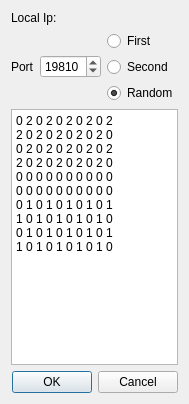
<?xml version="1.0" encoding="UTF-8"?>
<ui version="4.0">
 <class>ServerDialog</class>
 <widget class="QDialog" name="ServerDialog">
  <property name="geometry">
   <rect>
    <x>0</x>
    <y>0</y>
    <width>184</width>
    <height>404</height>
   </rect>
  </property>
  <property name="windowTitle">
   <string>Launch Server</string>
  </property>
  <layout class="QVBoxLayout" name="verticalLayout">
   <item>
    <widget class="QLabel" name="localIp">
     <property name="text">
      <string>Local Ip:</string>
     </property>
    </widget>
   </item>
   <item>
    <layout class="QHBoxLayout" name="horizontalLayout">
     <item>
      <widget class="QLabel" name="label">
       <property name="text">
        <string>Port</string>
       </property>
      </widget>
     </item>
     <item>
      <widget class="QSpinBox" name="boxPort">
       <property name="minimum">
        <number>1</number>
       </property>
       <property name="maximum">
        <number>65535</number>
       </property>
       <property name="value">
        <number>19810</number>
       </property>
      </widget>
     </item>
     <item>
      <layout class="QVBoxLayout" name="verticalLayout_2">
       <item>
        <widget class="QRadioButton" name="first">
         <property name="text">
          <string>First</string>
         </property>
        </widget>
       </item>
       <item>
        <widget class="QRadioButton" name="second">
         <property name="text">
          <string>Second</string>
         </property>
        </widget>
       </item>
       <item>
        <widget class="QRadioButton" name="random">
         <property name="text">
          <string>Random</string>
         </property>
         <property name="checked">
          <bool>true</bool>
         </property>
        </widget>
       </item>
      </layout>
     </item>
    </layout>
   </item>
   <item>
    <widget class="QPlainTextEdit" name="board">
     <property name="plainText">
      <string>0 2 0 2 0 2 0 2 0 2
2 0 2 0 2 0 2 0 2 0
0 2 0 2 0 2 0 2 0 2
2 0 2 0 2 0 2 0 2 0
0 0 0 0 0 0 0 0 0 0
0 0 0 0 0 0 0 0 0 0
0 1 0 1 0 1 0 1 0 1
1 0 1 0 1 0 1 0 1 0
0 1 0 1 0 1 0 1 0 1
1 0 1 0 1 0 1 0 1 0</string>
     </property>
    </widget>
   </item>
   <item>
    <widget class="QDialogButtonBox" name="buttonBox">
     <property name="orientation">
      <enum>Qt::Horizontal</enum>
     </property>
     <property name="standardButtons">
      <set>QDialogButtonBox::Cancel|QDialogButtonBox::Ok</set>
     </property>
    </widget>
   </item>
  </layout>
 </widget>
 <resources/>
 <connections>
  <connection>
   <sender>buttonBox</sender>
   <signal>accepted()</signal>
   <receiver>ServerDialog</receiver>
   <slot>accept()</slot>
   <hints>
    <hint type="sourcelabel">
     <x>248</x>
     <y>254</y>
    </hint>
    <hint type="destinationlabel">
     <x>157</x>
     <y>274</y>
    </hint>
   </hints>
  </connection>
  <connection>
   <sender>buttonBox</sender>
   <signal>rejected()</signal>
   <receiver>ServerDialog</receiver>
   <slot>reject()</slot>
   <hints>
    <hint type="sourcelabel">
     <x>316</x>
     <y>260</y>
    </hint>
    <hint type="destinationlabel">
     <x>286</x>
     <y>274</y>
    </hint>
   </hints>
  </connection>
 </connections>
</ui>
